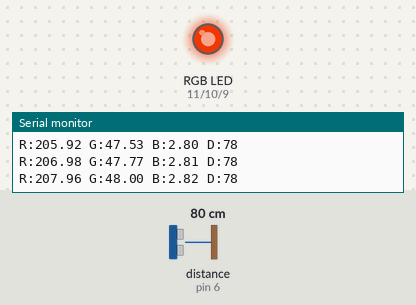
Recording of a sketch running on a simulated Arduino Uno, built with avr-gcc and run on an emulated ATmega328P. Shown: an RGB LED mixed from three pins (HIGH = lit), the last lines printed to the serial monitor. Wiring (inferred from the names in the program): ultrasonic range finder: trigger pin 7; echo pin 6. Inputs (shaded band) come from the test bench; at power-on: distance to the obstacle (sensor on pin 6) 80 cm. The echo pulse lasts 58.3 µs per cm; dim RGB values are drawn brighter than linear; pins used as bus, display or sensor lines are not drawn.

Above: at 1.2 s.
1.3 s: distance to the obstacle (sensor on pin 6) set to 120 cm
At 2.28 s:
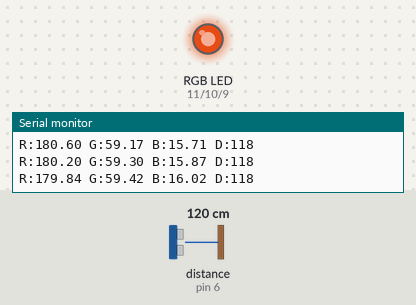
4.3 s: distance to the obstacle (sensor on pin 6) set to 2 cm
At 5.32 s:
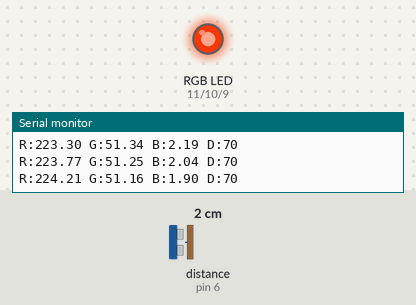
7.3 s: distance to the obstacle (sensor on pin 6) set to 250 cm
At 10.0 s:
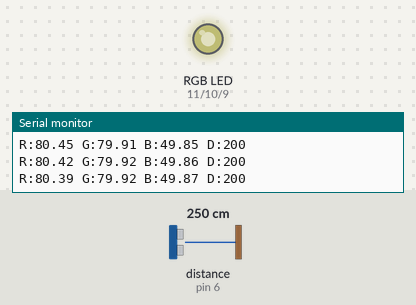
Timing chart, 0 to 11.5 s (numbered marks = the images above; inputs shaded):
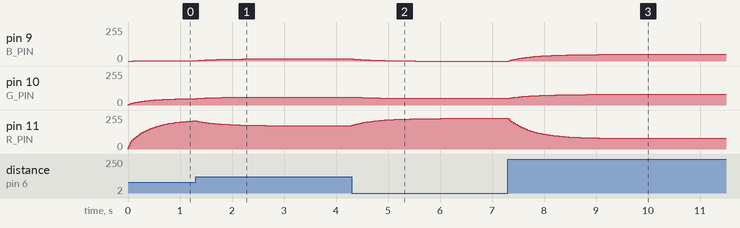

The sketch:

Interaction.ino
```cpp
const int triggerPort = 7;
const int echoPort = 6;

#define R_PIN 11
#define G_PIN 10
#define B_PIN 9

float r = 0;
float g = 0;
float b = 0;
//1
//1 int far_r = 5;
//1 int far_g = 5;
//1 int far_b = 5;

//1 int near_r = 255;
//1 int near_g = 50;
//1 int near_b = 0;

//2
int far_r = 80;
int far_g = 80;
int far_b = 50;
//
int near_r = 230;
int near_g = 50;
int near_b = 0;

float k = 0.07;

//1
//1 int min_distance = 70;
//1 int max_distance = 200;

int min_distance = 70;
int max_distance = 200;

void setup() {
  pinMode(triggerPort, OUTPUT);
  pinMode(echoPort, INPUT);
  Serial.begin(9600);
  Serial.print( "Sensor: ");

  pinMode(R_PIN, OUTPUT);
  pinMode(G_PIN, OUTPUT);
  pinMode(B_PIN, OUTPUT);
}

void loop() {
  long distance = getDistance();

  float r_current = map(distance, min_distance, max_distance, near_r, far_r);
  float g_current = map(distance, min_distance, max_distance, near_g, far_g);
  float b_current = map(distance, min_distance, max_distance, near_b, far_b);

  float delta_r = k * (r_current - r);
  float delta_g = k * (g_current - g);
  float delta_b = k * (b_current - b);

  r += delta_r;
  g += delta_g;
  b += delta_b;
  led();

  Serial.print("R:");
  Serial.print(r);
  Serial.print(" G:");
  Serial.print(g);
  Serial.print(" B:");
  Serial.print(b);
  Serial.print(" D:");
  Serial.print(distance);
  Serial.println("");

  delay(10);
}

int getDistance() {
  digitalWrite( triggerPort, LOW );
  delayMicroseconds(2);
  //10microsec impulse on trigger
  digitalWrite( triggerPort, HIGH );
  delayMicroseconds(10);
  digitalWrite( triggerPort, LOW );

  long duration = pulseIn( echoPort, HIGH);
  long distance = 0.034 * duration / 2;
  return constrain(distance, min_distance, max_distance);
}

void led() {
  analogWrite(R_PIN, r);
  analogWrite(G_PIN, g);
  analogWrite(B_PIN, b);
}
```

Measured:
- after the input at 1.3 s, pin 9 (B_PIN): moves from 2/255 to 17/255 over 1.2 s, starting at once
- after the input at 4.3 s, pin 9 (B_PIN): moves from 17/255 to 0/255 over 1.2 s, starting at once; pin 10 (G_PIN): moves from 60/255 to 50/255 over 1.0 s, starting at once; pin 11 (R_PIN): moves from 175/255 to 229/255 over 1.7 s, starting at once
- after the input at 7.3 s, pin 9 (B_PIN): moves from 0/255 to 49/255 over 1.7 s, starting at once; pin 10 (G_PIN): moves from 50/255 to 79/255 over 1.5 s, starting at once; pin 11 (R_PIN): moves from 229/255 to 80/255 over 2.2 s, starting at once
